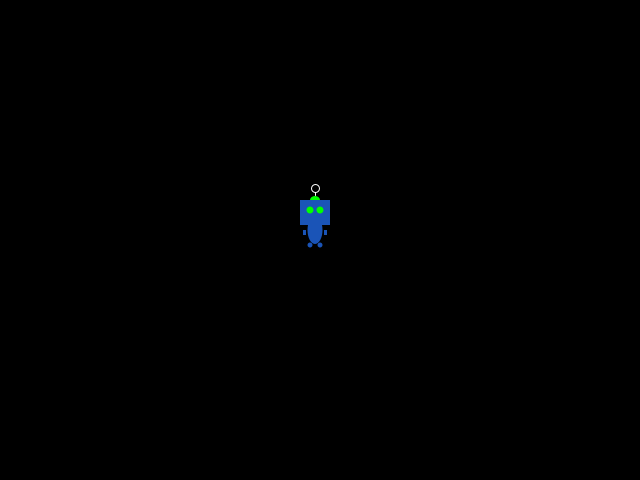
Frame 1 (no input)
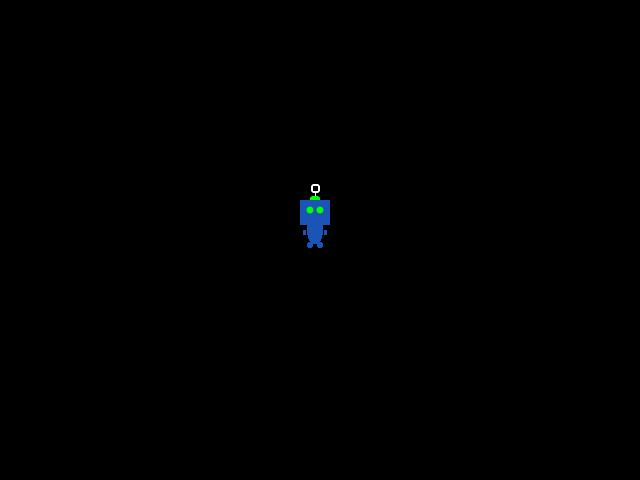
Frame 60 (the mouse pressed at the canvas centre just before this capture)
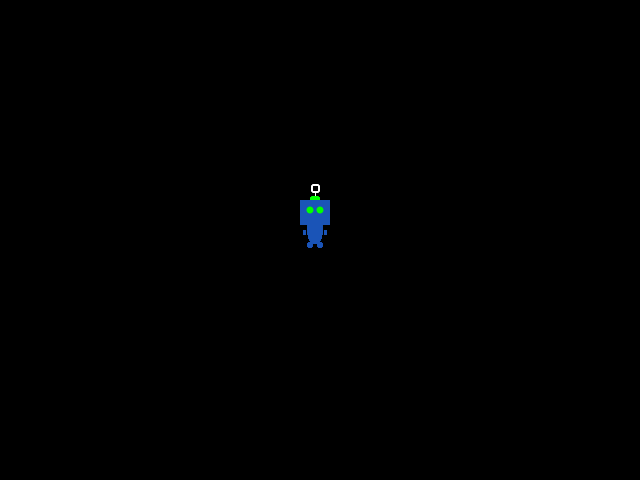
Frame 120 (the mouse held since frame 60 and released just before this capture)

The Processing sketch that drew these frames (run headless with seeded random() and noise(); from frame 60 on, the mouse is pressed at the canvas centre):

// Processing sketch: processing_49046
// ── processing_49046.pde

void setup(){
  size(640,480);
  smooth();
  frameRate(30);
  background(0);
}
void draw(){
  
  colorMode(RGB);
  ellipseMode(CENTER);

  //head,blue
  fill(26,84,183);
  noStroke();
  rect(300,200,30,25);
  fill(0,255,0);
  arc(315,200,10,8,radians(180),radians(360));
  stroke(255);
  line(315,195,315,192);
  noFill();
  ellipse(315,188,8,8);

  //eyes
  fill(0,255,0);
  noStroke();
  ellipse(310,210,7,7);
  ellipse(320,210,7,7);

  //body
  fill(26,84,183);
  noStroke();
  ellipse(315,230,15,28);
  
  //hands
  fill(26,84,183);
  rect(303,230,3,5);
  rect(324,230,3,5);
  
  //legs
  fill(26,84,183);
  noStroke();
  ellipse(310,245,5,5);
  ellipse(320,245,5,5);
}
void mousePressed(){
  stroke(255);
  noFill();
  arc(mouseX,mouseY,mouseY/2,mouseY/2,radians(0),radians(180));
  
}
void keyPressed(){
  background(255);
}
